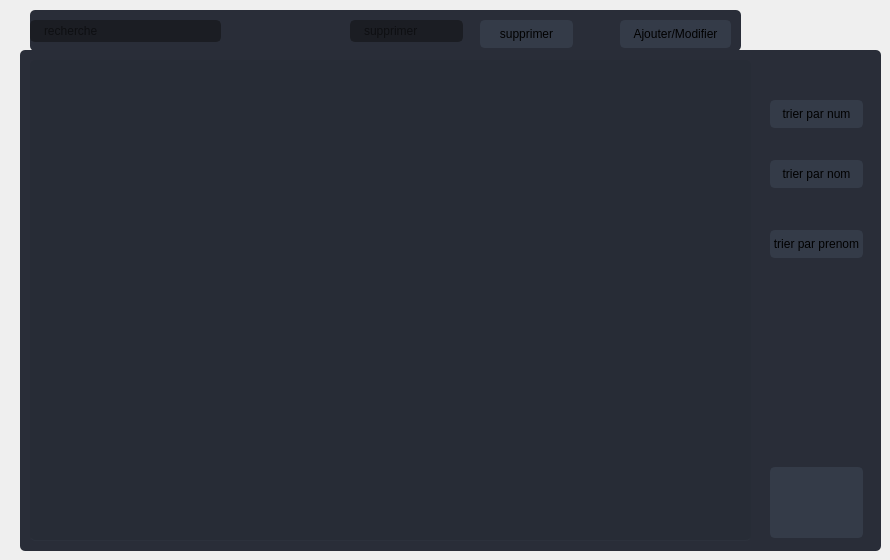
        <widget class="QWidget" name="page_13">
         <widget class="QFrame" name="frame_36">
          <property name="geometry">
           <rect>
            <x>20</x>
            <y>50</y>
            <width>861</width>
            <height>501</height>
           </rect>
          </property>
          <property name="styleSheet">
           <string notr="true">background-color: rgb(41, 45, 56);
border-radius: 5px;
</string>
          </property>
          <property name="frameShape">
           <enum>QFrame::StyledPanel</enum>
          </property>
          <property name="frameShadow">
           <enum>QFrame::Raised</enum>
          </property>
          <widget class="QTableView" name="tabbaladia">
           <property name="geometry">
            <rect>
             <x>10</x>
             <y>10</y>
             <width>721</width>
             <height>481</height>
            </rect>
           </property>
           <property name="styleSheet">
            <string notr="true">QTableView {	
	color:white;
	background-color: rgb(39, 44, 54);
	padding: 10px;
	border-radius: 5px;
	gridline-color: rgb(44, 49, 60);
	border-bottom: 1px solid rgb(44, 49, 60);
}
QTableView::item{
	border-color: rgb(44, 49, 60);
	padding-left: 5px;
	padding-right: 5px;
	gridline-color: rgb(44, 49, 60);
}
QTableView::item:selected{
	background-color: rgb(85, 170, 255);
}
QScrollBar:horizontal {
    border: none;
    background: rgb(52, 59, 72);
    height: 14px;
    margin: 0px 21px 0 21px;
	border-radius: 0px;
}
 QScrollBar:vertical {
	border: none;
    background: rgb(52, 59, 72);
    width: 14px;
    margin: 21px 0 21px 0;
	border-radius: 0px;
 }
/*QHeaderView::section{
	Background-color: rgb(39, 44, 54);
	max-width: 30px;
	border: 1px solid rgb(44, 49, 60);
	border-style: none;
    border-bottom: 1px solid rgb(44, 49, 60);
    border-right: 1px solid rgb(44, 49, 60);
}*/
QTableView::horizontalHeader {	
	background-color: rgb(81, 255, 0);
}
/*QHeaderView::section:horizontal
{
    border: 1px solid rgb(32, 34, 42);
	background-color: rgb(27, 29, 35);
	padding: 3px;
	border-top-left-radius: 7px;
    border-top-right-radius: 7px;
}
QHeaderView::section:vertical
{
    border: 1px solid rgb(44, 49, 60);
}*/
QTableCornerButton::section
{
	background-color: rgb(39, 44, 54);
    color: #fff;

}


QHeaderView::section
{
	border-top: 0px;
	border-bottom: 1px solid gray;
	border-right: 1px solid gray;
	background-color: rgb(39, 44, 54);
    margin-top:1px;
	margin-bottom:1px;
	padding: 5px;

}
QHeaderView::section::horizontal
{
	background-color:rgb(52, 59, 72);

    border-left: 1px solid rgb(39, 44, 54);

}
QHeaderView::section::vertical::first,
QHeaderView::section::vertical::only-one
{
    border-top: 1px solid rgb(39, 44, 54);

}


QHeaderView::section::vertical
{
   background-color:rgb(52, 59, 72);
    border-top: 1px solid rgb(39, 44, 54);

}


QHeaderView::section::horizontal::first,
QHeaderView::section::horizontal::only-one
{
    border-left: 1px solid rgb(39, 44, 54);

}


QHeaderView::section::horizontal
{
	background-color:rgb(52, 59, 72);

    border-left: 1px solid rgb(39, 44, 54);

}

</string>
           </property>
          </widget>
          <widget class="QPushButton" name="trinum_pb">
           <property name="geometry">
            <rect>
             <x>750</x>
             <y>50</y>
             <width>93</width>
             <height>28</height>
            </rect>
           </property>
           <property name="styleSheet">
            <string notr="true">QPushButton {
	border: 2px solid rgb(52, 59, 72);
	border-radius: 5px;	
	background-color: rgb(52, 59, 72);
}
QPushButton:hover {
	background-color: rgb(57, 65, 80);
	border: 2px solid rgb(61, 70, 86);
}
QPushButton:pressed {	
	background-color: rgb(35, 40, 49);
	border: 2px solid rgb(43, 50, 61);
}</string>
           </property>
           <property name="text">
            <string>trier par num</string>
           </property>
          </widget>
          <widget class="QPushButton" name="trinom_pb">
           <property name="geometry">
            <rect>
             <x>750</x>
             <y>110</y>
             <width>93</width>
             <height>28</height>
            </rect>
           </property>
           <property name="styleSheet">
            <string notr="true">QPushButton {
	border: 2px solid rgb(52, 59, 72);
	border-radius: 5px;	
	background-color: rgb(52, 59, 72);
}
QPushButton:hover {
	background-color: rgb(57, 65, 80);
	border: 2px solid rgb(61, 70, 86);
}
QPushButton:pressed {	
	background-color: rgb(35, 40, 49);
	border: 2px solid rgb(43, 50, 61);
}</string>
           </property>
           <property name="text">
            <string>trier par nom</string>
           </property>
          </widget>
          <widget class="QPushButton" name="triprenompb">
           <property name="geometry">
            <rect>
             <x>750</x>
             <y>180</y>
             <width>93</width>
             <height>28</height>
            </rect>
           </property>
           <property name="styleSheet">
            <string notr="true">QPushButton {
	border: 2px solid rgb(52, 59, 72);
	border-radius: 5px;	
	background-color: rgb(52, 59, 72);
}
QPushButton:hover {
	background-color: rgb(57, 65, 80);
	border: 2px solid rgb(61, 70, 86);
}
QPushButton:pressed {	
	background-color: rgb(35, 40, 49);
	border: 2px solid rgb(43, 50, 61);
}</string>
           </property>
           <property name="text">
            <string>trier par prenom</string>
           </property>
          </widget>
          <widget class="QPushButton" name="pdf_pb01">
           <property name="geometry">
            <rect>
             <x>750</x>
             <y>417</y>
             <width>93</width>
             <height>71</height>
            </rect>
           </property>
           <property name="styleSheet">
            <string notr="true">QPushButton {
	border: 2px solid rgb(52, 59, 72);
	border-radius: 5px;	
	background-color: rgb(52, 59, 72);
}
QPushButton:hover {
	background-color: rgb(57, 65, 80);
	border: 2px solid rgb(61, 70, 86);
}
QPushButton:pressed {	
	background-color: rgb(35, 40, 49);
	border: 2px solid rgb(43, 50, 61);
}</string>
           </property>
           <property name="text">
            <string/>
           </property>
          </widget>
         </widget>
         <widget class="QFrame" name="frame_35">
          <property name="geometry">
           <rect>
            <x>30</x>
            <y>10</y>
            <width>711</width>
            <height>41</height>
           </rect>
          </property>
          <property name="styleSheet">
           <string notr="true">background-color: rgb(41, 45, 56);
border-radius: 5px;
</string>
          </property>
          <property name="frameShape">
           <enum>QFrame::StyledPanel</enum>
          </property>
          <property name="frameShadow">
           <enum>QFrame::Raised</enum>
          </property>
          <widget class="QLineEdit" name="le_supppr">
           <property name="geometry">
            <rect>
             <x>320</x>
             <y>10</y>
             <width>113</width>
             <height>22</height>
            </rect>
           </property>
           <property name="styleSheet">
            <string notr="true">QLineEdit {
	background-color: rgb(27, 29, 35);
	border-radius: 5px;
	border: 2px solid rgb(27, 29, 35);
	padding-left: 10px;
}
QLineEdit:hover {
	border: 2px solid rgb(64, 71, 88);
}
QLineEdit:focus {
	border: 2px solid rgb(91, 101, 124);
}</string>
           </property>
           <property name="placeholderText">
            <string>supprimer</string>
           </property>
          </widget>
          <widget class="QPushButton" name="pb_suprrr">
           <property name="geometry">
            <rect>
             <x>450</x>
             <y>10</y>
             <width>93</width>
             <height>28</height>
            </rect>
           </property>
           <property name="styleSheet">
            <string notr="true">QPushButton {
	border: 2px solid rgb(52, 59, 72);
	border-radius: 5px;	
	background-color: rgb(52, 59, 72);
}
QPushButton:hover {
	background-color: rgb(57, 65, 80);
	border: 2px solid rgb(61, 70, 86);
}
QPushButton:pressed {	
	background-color: rgb(35, 40, 49);
	border: 2px solid rgb(43, 50, 61);
}</string>
           </property>
           <property name="text">
            <string>supprimer</string>
           </property>
          </widget>
          <widget class="QLineEdit" name="le_recherche01">
           <property name="geometry">
            <rect>
             <x>0</x>
             <y>10</y>
             <width>191</width>
             <height>22</height>
            </rect>
           </property>
           <property name="styleSheet">
            <string notr="true">QLineEdit {
	background-color: rgb(27, 29, 35);
	border-radius: 5px;
	border: 2px solid rgb(27, 29, 35);
	padding-left: 10px;
}
QLineEdit:hover {
	border: 2px solid rgb(64, 71, 88);
}
QLineEdit:focus {
	border: 2px solid rgb(91, 101, 124);
}</string>
           </property>
           <property name="placeholderText">
            <string>recherche</string>
           </property>
          </widget>
          <widget class="QPushButton" name="Aj_mf_pb">
           <property name="geometry">
            <rect>
             <x>590</x>
             <y>10</y>
             <width>111</width>
             <height>28</height>
            </rect>
           </property>
           <property name="styleSheet">
            <string notr="true">QPushButton {
	border: 2px solid rgb(52, 59, 72);
	border-radius: 5px;	
	background-color: rgb(52, 59, 72);
}
QPushButton:hover {
	background-color: rgb(57, 65, 80);
	border: 2px solid rgb(61, 70, 86);
}
QPushButton:pressed {	
	background-color: rgb(35, 40, 49);
	border: 2px solid rgb(43, 50, 61);
}</string>
           </property>
           <property name="text">
            <string>Ajouter/Modifier</string>
           </property>
          </widget>
         </widget>
        </widget>
